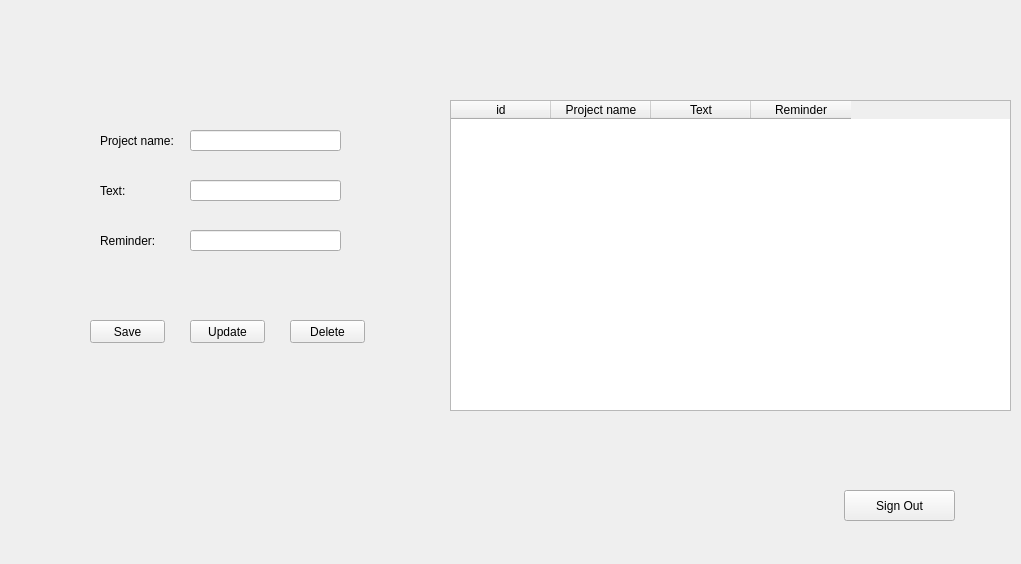
<?xml version="1.0" encoding="UTF-8"?>
<ui version="4.0">
 <class>TodoWindow</class>
 <widget class="QWidget" name="TodoWindow">
  <property name="geometry">
   <rect>
    <x>0</x>
    <y>0</y>
    <width>1021</width>
    <height>564</height>
   </rect>
  </property>
  <property name="windowTitle">
   <string>Form</string>
  </property>
  <widget class="QWidget" name="widget" native="true">
   <property name="geometry">
    <rect>
     <x>0</x>
     <y>0</y>
     <width>1200</width>
     <height>600</height>
    </rect>
   </property>
   <widget class="QLabel" name="projectnamelabel">
    <property name="geometry">
     <rect>
      <x>100</x>
      <y>130</y>
      <width>81</width>
      <height>21</height>
     </rect>
    </property>
    <property name="text">
     <string>Project name:</string>
    </property>
   </widget>
   <widget class="QLabel" name="textlabel">
    <property name="geometry">
     <rect>
      <x>100</x>
      <y>180</y>
      <width>41</width>
      <height>21</height>
     </rect>
    </property>
    <property name="text">
     <string>Text:</string>
    </property>
   </widget>
   <widget class="QLabel" name="reminderlabel">
    <property name="geometry">
     <rect>
      <x>100</x>
      <y>230</y>
      <width>61</width>
      <height>21</height>
     </rect>
    </property>
    <property name="text">
     <string>Reminder:</string>
    </property>
   </widget>
   <widget class="QLineEdit" name="projectnamelineEdit">
    <property name="geometry">
     <rect>
      <x>190</x>
      <y>130</y>
      <width>151</width>
      <height>21</height>
     </rect>
    </property>
   </widget>
   <widget class="QLineEdit" name="textlineEdit">
    <property name="geometry">
     <rect>
      <x>190</x>
      <y>180</y>
      <width>151</width>
      <height>21</height>
     </rect>
    </property>
   </widget>
   <widget class="QLineEdit" name="reminderlineEdit">
    <property name="geometry">
     <rect>
      <x>190</x>
      <y>230</y>
      <width>151</width>
      <height>21</height>
     </rect>
    </property>
   </widget>
   <widget class="QTableWidget" name="tableWidget">
    <property name="geometry">
     <rect>
      <x>450</x>
      <y>100</y>
      <width>561</width>
      <height>311</height>
     </rect>
    </property>
    <column>
     <property name="text">
      <string>id</string>
     </property>
    </column>
    <column>
     <property name="text">
      <string>Project name</string>
     </property>
    </column>
    <column>
     <property name="text">
      <string>Text</string>
     </property>
    </column>
    <column>
     <property name="text">
      <string>Reminder</string>
     </property>
    </column>
   </widget>
   <widget class="QPushButton" name="savepushButton">
    <property name="geometry">
     <rect>
      <x>90</x>
      <y>320</y>
      <width>75</width>
      <height>23</height>
     </rect>
    </property>
    <property name="text">
     <string>Save</string>
    </property>
   </widget>
   <widget class="QPushButton" name="updatepushButton">
    <property name="geometry">
     <rect>
      <x>190</x>
      <y>320</y>
      <width>75</width>
      <height>23</height>
     </rect>
    </property>
    <property name="text">
     <string>Update</string>
    </property>
   </widget>
   <widget class="QPushButton" name="deletepushButton">
    <property name="geometry">
     <rect>
      <x>290</x>
      <y>320</y>
      <width>75</width>
      <height>23</height>
     </rect>
    </property>
    <property name="text">
     <string>Delete</string>
    </property>
   </widget>
   <widget class="QPushButton" name="signOutpushButton">
    <property name="geometry">
     <rect>
      <x>844</x>
      <y>490</y>
      <width>111</width>
      <height>31</height>
     </rect>
    </property>
    <property name="text">
     <string>Sign Out</string>
    </property>
   </widget>
  </widget>
 </widget>
 <resources/>
 <connections/>
</ui>
